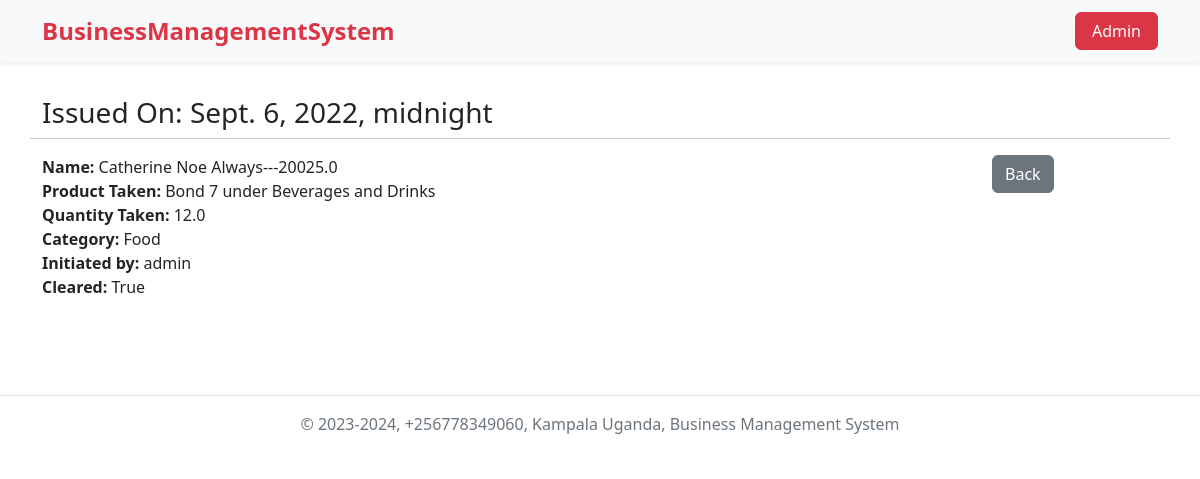
Screenshot of /single-customerDebt/2 with the database file from the repository.
### sep/models.py (models this page shows, shortened)
class NewDebt(models.Model):
    customer = models.ForeignKey(Customer, on_delete=models.CASCADE, null=True)
    product = models.ForeignKey(Product, on_delete=models.CASCADE, null=True)
    quantity = models.FloatField()
    category = models.ForeignKey(Category, on_delete=models.CASCADE, null=True)
    initiatedby = models.ForeignKey(User, on_delete=models.CASCADE)
    paid = models.BooleanField(default=False)
    date = models.DateField(auto_now=False, null=True)
    class Meta:
        verbose_name_plural = 'Debts'

class Customer(models.Model):
    name = models.CharField(max_length=100, null=True)
    accountBalance = models.FloatField()
    telnumber = models.CharField(max_length=100, null=True)
    email = models.EmailField(max_length=254, null=True)
    address = models.CharField(max_length=50, null=True)
    def __str__(self):
        return f'{self.name}---{self.accountBalance}'

class Product(models.Model):
    name = models.CharField(max_length=100)
    category = models.ForeignKey(Category, on_delete=models.CASCADE, null=True)
    unitPrice = models.FloatField()
    stocked = models.IntegerField()
    measuredin = models.ForeignKey(Measured_in, on_delete=models.CASCADE, null=True)
    status = models.ForeignKey(Status, on_delete=models.CASCADE, null=True)
    def __str__(self):
        return f'{self.name} under {self.category}'

class Category(models.Model):
    name = models.CharField(max_length=100)
    def __str__(self):
        return self.name
    class Meta:
        verbose_name_plural = 'Categories'

### sep/views.py (the view)
# urls.py: path('single-customerDebt/<str:pk>', views.singlecustomerDebt, name='single-customerDebt'),
def singlecustomerDebt(request, pk):
    debt = NewDebt.objects.get(id=pk)
    context = {
        'debt':debt,
    }
    return render(request, 'seps_temp/singlecustomerdebt.html', context)

### templates/seps_temp/singlecustomerdebt.html
{% extends "partials/navbar.html" %}
{% block content %}
<div class="container py-5">
    <div class="row py-5">
        <h3>Issued On: {{debt.date}}</h3>
        <hr>
        <div class="col-md-10">
            <strong>Name: </strong> {{debt.customer}}
            <br>
            <strong>Product Taken: </strong>{{debt.product}}
            <br>
            <strong>Quantity Taken: </strong>{{debt.quantity}}
            <br>
            <strong>Category: </strong>{{debt.category}}
            <br>
            <strong>Initiated by: </strong>{{debt.initiatedby}}
            <br>
            <strong>Cleared: </strong> {{debt.paid}}
        </div>
        <div class="col-md-2">
            <a href="{% url 'view-debts' %}" class="btn btn-secondary">Back</a>
        </div>
    </div>
</div>
{% include "partials/footer.html" %}
{% endblock %}

### rows the page displays
NewDebt: date "Sept. 6, 2022, midnight", customer "Catherine Noe Always---20025.0", product "Bond 7 under Beverages and Drinks", quantity "12.0", category "Food", initiatedby "admin", paid "True"
